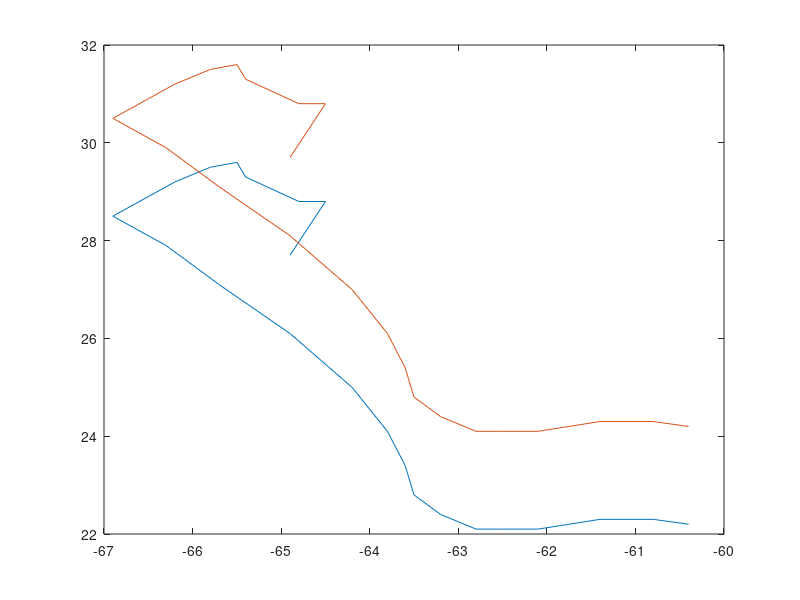

Source code (MATLAB):
fid1=fopen('hurricanedata.txt');
%fid2=fopen('reprodata.txt','w');

while ~feof(fid1)
    tline=fgetl(fid1);
    tline=strrep(tline,'TROPICAL STORM','TROPICALSTORM');
     tline=strrep(tline,'TROPICAL DEPRESSION','TROPICALDEPRESSION');
    fprintf(fid1,'%s\n',tline);
end
fclose(fid1);
%fclose(fid2);
[a1,a2]=textread('reprodata.txt','%*d%f%f%*s%*d%*d%*s','headerlines',3);
 x=a2;
 y=a1;
 plot(x,y);
 hold on;
 plot(x,y+2);

